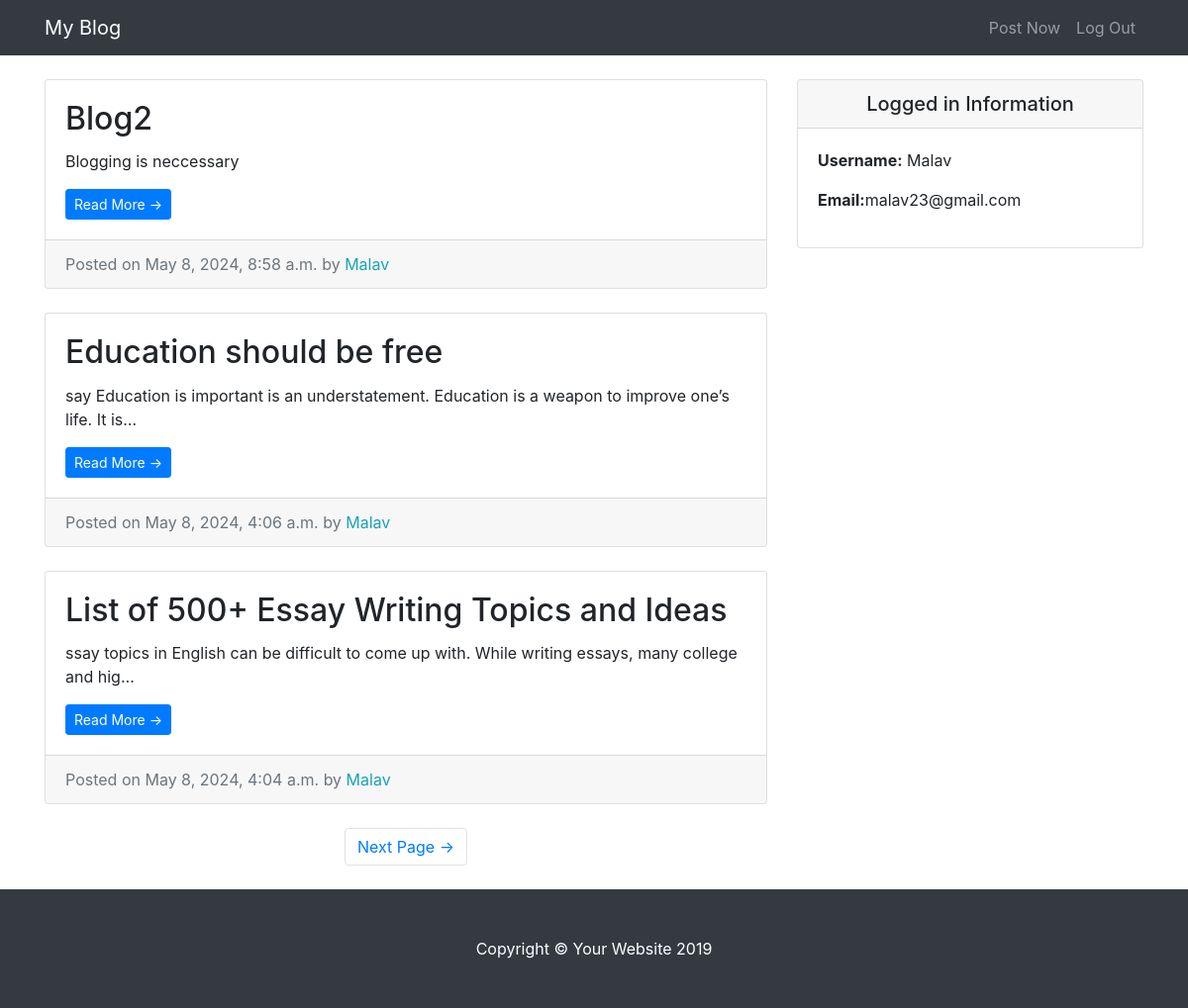
The app's page / (signed in) with its own data.
### entries/models.py (models this page shows, shortened)
class Entry(models.Model):
    entry_title = models.CharField(max_length=50)
    entry_text = models.TextField()
    entry_date = models.DateTimeField(auto_now_add=True)
    entry_author = models.ForeignKey(User,on_delete=models.CASCADE)
    class Meta:
        verbose_name_plural = "entries"

### entries/views.py (the view)
# urls.py: path("", Homeview.as_view(), name="blog-home" ) ,
class Homeview(LoginRequiredMixin, ListView):
    model = Entry
    template_name = "entries/index.html"
    context_object_name = "blog_entries"
    ordering = ['-entry_date']
    paginate_by = 3

### entries/templates/entries/index.html (shortened to what this page needs)
{% extends "entries/base.html" %}
{% block content %}
 <div class="col-md-8">
    {% for entry in blog_entries %}
    <div class="card mb-4 mt-4">
      <div class="card-body">
        <h2 class="card-title">{{ entry.entry_title }}</h2>
        <p class="card-text">{{ entry.entry_text|truncatechars:100 }}</p>
        <a href="{% url 'entry-detail' entry.pk %}" class="btn btn-primary btn-sm">Read More &rarr;</a>
      </div>
      <div class="card-footer text-muted">
        Posted on {{ entry.entry_date }} by
        <span class= "text-info mr-2">{{ entry.entry_author }}</span>
      </div>
    </div>
    {% endfor %}
    {% if is_paginated %}
    <ul class="pagination justify-content-center mb-4">
      {% if page_obj.has_next %}
      <li class="page-item">
        <a class="page-link" href="?page={{ page_obj.next_page_number}}">Next Page &rarr;</a>
      </li>
      {% endif %}
    </ul>
    {% endif %}
  </div>
  {% endblock %}

### entries/templates/entries/base.html (shortened to what this page needs)
{% load static %}
<!DOCTYPE html>
<html lang="en">
<head>
  <link href="{% static 'entries/vendor/bootstrap/css/bootstrap.min.css' %}" rel="stylesheet">
  <link href="{% static 'entries/css/blog-home.css' %}" rel="stylesheet">
</head>
<body>
  <nav class="navbar navbar-expand-lg navbar-dark bg-dark fixed-top">
    <div class="container">
      <a class="navbar-brand" href="{% url 'blog-home' %}">My Blog</a>
      <div class="collapse navbar-collapse" id="navbarResponsive">
        <ul class="navbar-nav ml-auto">
          <li class="nav-item">
            <a class="nav-link" href="{% url 'create_entry' %}">Post Now</a>
          </li>
          <li class="nav-item">
            <a class="nav-link" href="{% url 'logout' %}">Log Out</a>
          </li>
        </ul>
      </div>
    </div>
  </nav>
  <div class="container">
    <div class="row">
     {% block content %} {% endblock%}
    <div class="col-md-4">
      <div class="card my-4">
          <h5 class="card-header text-center">Logged in Information</h5>
          <div class="card-body">
            <ul class="list-unstyled mb-0">
                <li>
                    <p> <strong>Username:</strong> {{user.username}} </p>
                </li>
                <li>
                    <p> <strong>Email:</strong>{{user.email}}</p>
                </li>
            </ul>
          </div>
        </div>
      </div>
    </div>
  </div>
  <footer class="py-5 bg-dark">
    <div class="container">
      <p class="m-0 text-center text-white">Copyright &copy; Your Website 2019</p>
    </div>
  </footer>
</body>
</html>

### entries/static/entries/css/blog-home.css (style rules this page uses)
body { padding-top: 56px; }

### records on screen
Entry: entry_title "Blog2", entry_text "Blogging is neccessary", entry_date "May 8, 2024, 8:58 a.m.", entry_author "Malav"
Entry: entry_title "Education should be free", entry_text "say Education is important is an understatement. Education is a weapon to improve one’s life. It is…", entry_date "May 8, 2024, 4:06 a.m.", entry_author "Malav"
Entry: entry_title "List of 500+ Essay Writing Topics and Ideas", entry_text "ssay topics in English can be difficult to come up with. While writing essays, many college and hig…", entry_date "May 8, 2024, 4:04 a.m.", entry_author "Malav"

### other values on screen
{{ user.username }} "Malav"
{{ user.email }} "malav23@gmail.com"
